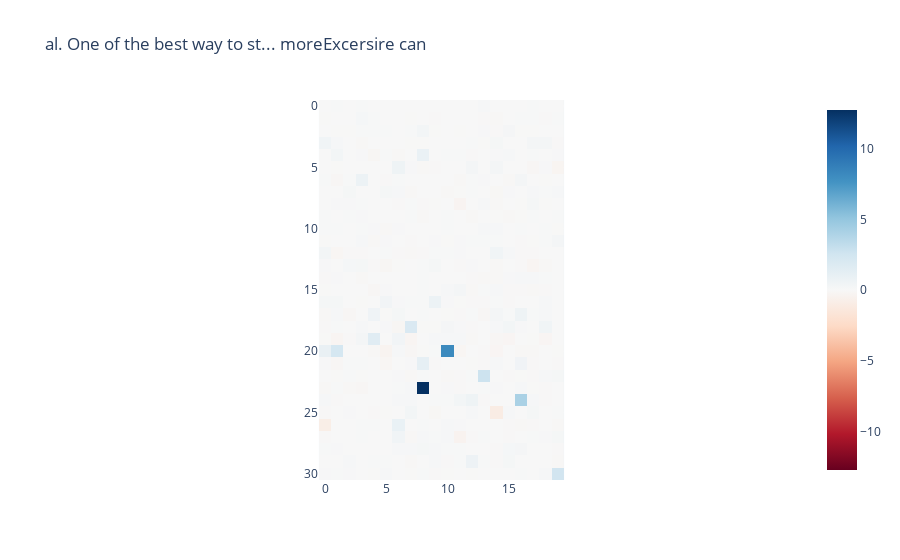
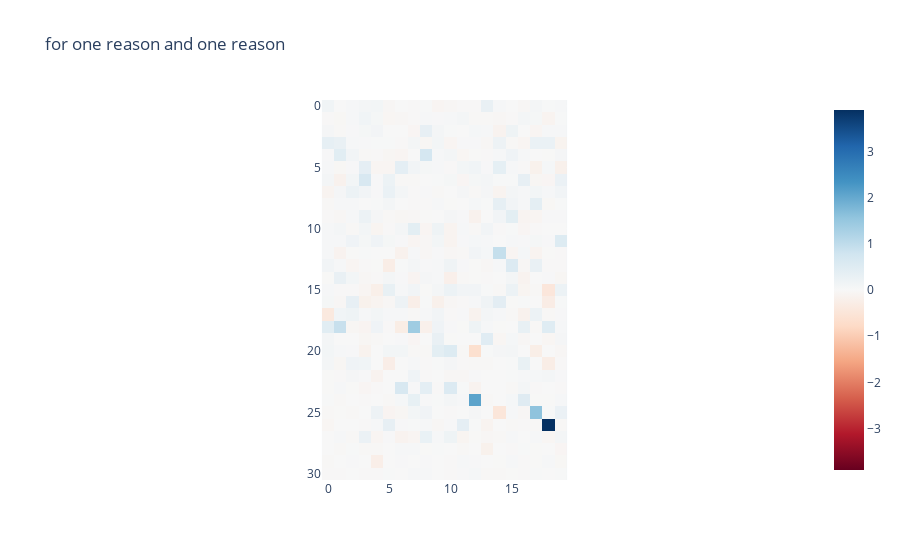
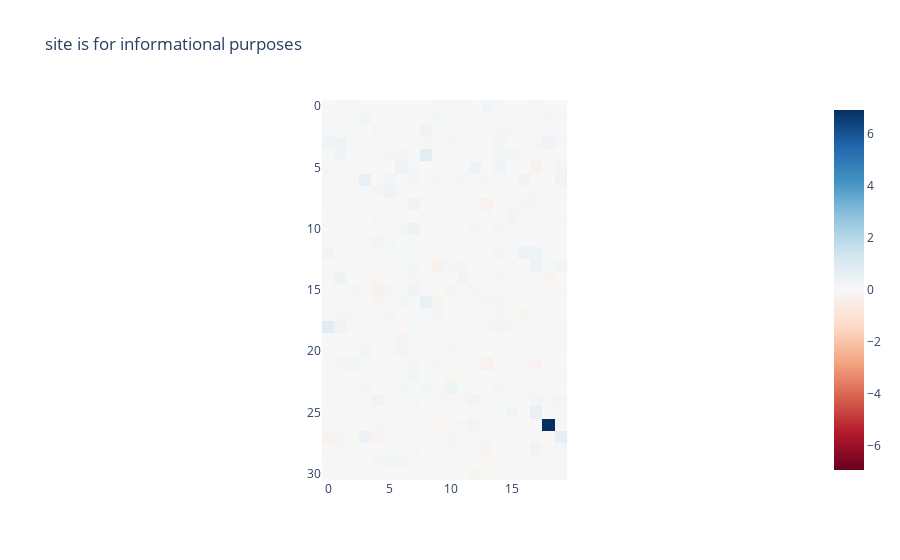

The notebook cell saved with these charts, in order:
### Code cell
head_attribution_lh = einops.rearrange(head_attribution, "batch (layer head) -> batch layer head", head=model.cfg.n_heads)
for prompt_index in range(len(examples)):
    imshow(head_attribution_lh[prompt_index, :, :], title=f"{examples[prompt_index][-50:]}")

### Figure 1 — Plotly figure (JSON) as saved in the notebook; plotly's stock layout.template omitted (floating-point values rounded to 4 significant figures; data arrays with more than 128 entries replaced by an {"elided": "..."} marker saying what was removed)
{"data": [{"coloraxis": "coloraxis", "hovertemplate": "x: %{x}<br>y: %{y}<br>color: %{z}<extra></extra>", "name": "0", "type": "heatmap", "xaxis": "x", "yaxis": "y", "z": {"elided": "31x20 float values"}}], "layout": {"coloraxis": {"cmid": 0, "colorscale": [[0, "rgb(103,0,31)"], [0.1, "rgb(178,24,43)"], [0.2, "rgb(214,96,77)"], [0.3, "rgb(244,165,130)"], [0.4, "rgb(253,219,199)"], [0.5, "rgb(247,247,247)"], [0.6, "rgb(209,229,240)"], [0.7, "rgb(146,197,222)"], [0.8, "rgb(67,147,195)"], [0.9, "rgb(33,102,172)"], [1, "rgb(5,48,97)"]]}, "title": {"text": "al. One of the best way to st... moreExcersire can"}, "xaxis": {"anchor": "y", "constrain": "domain", "domain": [0, 1], "scaleanchor": "y"}, "yaxis": {"anchor": "x", "autorange": "reversed", "constrain": "domain", "domain": [0, 1]}}}

### Figure 2 — Plotly figure (JSON) as saved in the notebook; plotly's stock layout.template omitted (floating-point values rounded to 4 significant figures; data arrays with more than 128 entries replaced by an {"elided": "..."} marker saying what was removed)
{"data": [{"coloraxis": "coloraxis", "hovertemplate": "x: %{x}<br>y: %{y}<br>color: %{z}<extra></extra>", "name": "0", "type": "heatmap", "xaxis": "x", "yaxis": "y", "z": {"elided": "31x20 float values"}}], "layout": {"coloraxis": {"cmid": 0, "colorscale": [[0, "rgb(103,0,31)"], [0.1, "rgb(178,24,43)"], [0.2, "rgb(214,96,77)"], [0.3, "rgb(244,165,130)"], [0.4, "rgb(253,219,199)"], [0.5, "rgb(247,247,247)"], [0.6, "rgb(209,229,240)"], [0.7, "rgb(146,197,222)"], [0.8, "rgb(67,147,195)"], [0.9, "rgb(33,102,172)"], [1, "rgb(5,48,97)"]]}, "title": {"text": " for one reason and one reason"}, "xaxis": {"anchor": "y", "constrain": "domain", "domain": [0, 1], "scaleanchor": "y"}, "yaxis": {"anchor": "x", "autorange": "reversed", "constrain": "domain", "domain": [0, 1]}}}

### Figure 3 — Plotly figure (JSON) as saved in the notebook; plotly's stock layout.template omitted (floating-point values rounded to 4 significant figures; data arrays with more than 128 entries replaced by an {"elided": "..."} marker saying what was removed)
{"data": [{"coloraxis": "coloraxis", "hovertemplate": "x: %{x}<br>y: %{y}<br>color: %{z}<extra></extra>", "name": "0", "type": "heatmap", "xaxis": "x", "yaxis": "y", "z": {"elided": "31x20 float values"}}], "layout": {"coloraxis": {"cmid": 0, "colorscale": [[0, "rgb(103,0,31)"], [0.1, "rgb(178,24,43)"], [0.2, "rgb(214,96,77)"], [0.3, "rgb(244,165,130)"], [0.4, "rgb(253,219,199)"], [0.5, "rgb(247,247,247)"], [0.6, "rgb(209,229,240)"], [0.7, "rgb(146,197,222)"], [0.8, "rgb(67,147,195)"], [0.9, "rgb(33,102,172)"], [1, "rgb(5,48,97)"]]}, "title": {"text": " site is for informational purposes"}, "xaxis": {"anchor": "y", "constrain": "domain", "domain": [0, 1], "scaleanchor": "y"}, "yaxis": {"anchor": "x", "autorange": "reversed", "constrain": "domain", "domain": [0, 1]}}}
